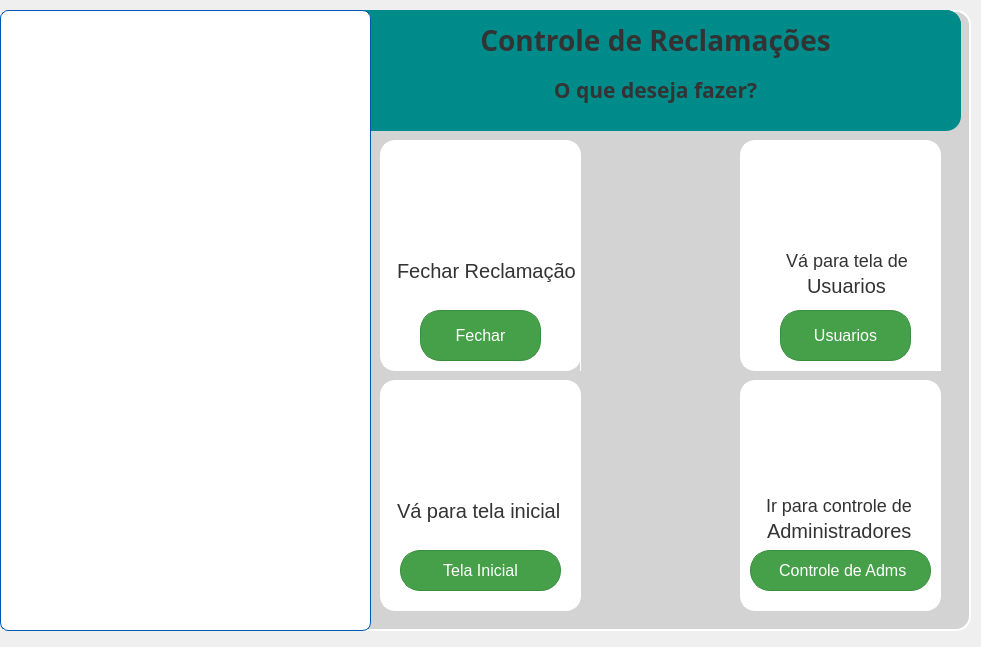
<?xml version="1.0" encoding="UTF-8"?>
<ui version="4.0">
 <class>Dialog</class>
 <widget class="QDialog" name="Dialog">
  <property name="geometry">
   <rect>
    <x>0</x>
    <y>0</y>
    <width>981</width>
    <height>647</height>
   </rect>
  </property>
  <property name="windowTitle">
   <string>Dialog</string>
  </property>
  <widget class="QFrame" name="frame_2">
   <property name="geometry">
    <rect>
     <x>350</x>
     <y>10</y>
     <width>621</width>
     <height>621</height>
    </rect>
   </property>
   <property name="styleSheet">
    <string notr="true">QFrame {
    background-color: #d3d3d3; /* Cinza claro */
    border: 2px solid white; /* Borda branca */
    border-radius: 15px; /* Borda arredondada */
}
</string>
   </property>
   <property name="frameShape">
    <enum>QFrame::StyledPanel</enum>
   </property>
   <property name="frameShadow">
    <enum>QFrame::Raised</enum>
   </property>
   <widget class="QFrame" name="frame_3">
    <property name="geometry">
     <rect>
      <x>0</x>
      <y>0</y>
      <width>611</width>
      <height>121</height>
     </rect>
    </property>
    <property name="styleSheet">
     <string notr="true">	QFrame {
    background-color: qlineargradient(spread:pad, x1:0, y1:0, x2:1, y2:0, stop:0 rgb(0, 139, 139), stop:1 rgba(0, 139, 139));
    border: none; /* Sem borda */
    border-radius: 15px; /* Borda arredondada */
}</string>
    </property>
    <property name="frameShape">
     <enum>QFrame::StyledPanel</enum>
    </property>
    <property name="frameShadow">
     <enum>QFrame::Raised</enum>
    </property>
    <widget class="QLabel" name="label">
     <property name="geometry">
      <rect>
       <x>0</x>
       <y>0</y>
       <width>611</width>
       <height>61</height>
      </rect>
     </property>
     <property name="font">
      <font>
       <family>BusinessGrowth</family>
       <pointsize>-1</pointsize>
       <weight>75</weight>
       <bold>true</bold>
      </font>
     </property>
     <property name="styleSheet">
      <string notr="true">QLabel {
    font-size: 28px; /* Tamanho maior para maior presença */
    font-family: BusinessGrowth; /* Fonte forte e comercial */
    font-weight: bold; /* Negrito */
    color: #333333; /* Cor do texto */
}
</string>
     </property>
     <property name="text">
      <string>Controle de Reclamações</string>
     </property>
     <property name="alignment">
      <set>Qt::AlignCenter</set>
     </property>
    </widget>
    <widget class="QLabel" name="label_2">
     <property name="geometry">
      <rect>
       <x>0</x>
       <y>60</y>
       <width>611</width>
       <height>41</height>
      </rect>
     </property>
     <property name="font">
      <font>
       <family>Tahoma,sans-serif</family>
       <pointsize>-1</pointsize>
       <weight>50</weight>
       <bold>false</bold>
      </font>
     </property>
     <property name="styleSheet">
      <string notr="true">QLabel {
    font-size: 16px; /* Tamanho menor */
    font-family: 'Tahoma', sans-serif; /* Fonte sem ser negrito */
    font-weight: normal; /* Sem negrito */
    color: #333333; /* Cor do texto */
}

</string>
     </property>
     <property name="text">
      <string>&lt;html&gt;&lt;head/&gt;&lt;body&gt;&lt;p align=&quot;center&quot;&gt;&lt;span style=&quot; font-size:16pt; font-weight:600;&quot;&gt;O que deseja fazer?&lt;/span&gt;&lt;/p&gt;&lt;/body&gt;&lt;/html&gt;</string>
     </property>
    </widget>
   </widget>
   <widget class="QFrame" name="frame_4">
    <property name="geometry">
     <rect>
      <x>30</x>
      <y>130</y>
      <width>201</width>
      <height>231</height>
     </rect>
    </property>
    <property name="styleSheet">
     <string notr="true">QFrame {
    background-color: #ffffff; /* Fundo branco */
    border: 2px solid white; /* Borda branca */
    border-radius: 15px; /* Borda arredondada */
}
</string>
    </property>
    <property name="frameShape">
     <enum>QFrame::StyledPanel</enum>
    </property>
    <property name="frameShadow">
     <enum>QFrame::Raised</enum>
    </property>
    <widget class="QLabel" name="lbl_icone1">
     <property name="geometry">
      <rect>
       <x>40</x>
       <y>20</y>
       <width>121</width>
       <height>91</height>
      </rect>
     </property>
     <property name="text">
      <string/>
     </property>
     <property name="pixmap">
      <pixmap resource="icone/icons.qrc">:/Icones/Icone (7).png</pixmap>
     </property>
     <property name="scaledContents">
      <bool>true</bool>
     </property>
    </widget>
    <widget class="QPushButton" name="Btn_BanirUser">
     <property name="geometry">
      <rect>
       <x>40</x>
       <y>170</y>
       <width>121</width>
       <height>51</height>
      </rect>
     </property>
     <property name="styleSheet">
      <string notr="true">QPushButton {
    background-color: #45a049;
    color: white;
    font-size: 16px;
    padding: 10px 20px;
    border-radius: 20px; /* Mais redondo */
    border: 1px solid #388E3C;
    transition: background-color 0.3s ease, transform 0.3s ease, box-shadow 0.3s ease;
    box-shadow: 0px 4px 6px rgba(0, 0, 0, 0.15);
}

QPushButton:hover {
    background-color: #ff6666;
    transform: scale(1.05);
}

QPushButton:pressed {
    background-color: #388E3C;
    transform: scale(0.98);
}

QPushButton:focus {
    outline: none;
    border: 2px solid #66bb6a;
    box-shadow: 0px 0px 8px rgba(255, 152, 0, 0.8);
}

QPushButton:disabled {
    background-color: #bdbdbd;
    color: #757575;
    box-shadow: none;
    transform: none;
}


</string>
     </property>
     <property name="text">
      <string>Fechar</string>
     </property>
    </widget>
    <widget class="QFrame" name="frame_5">
     <property name="geometry">
      <rect>
       <x>200</x>
       <y>110</y>
       <width>201</width>
       <height>161</height>
      </rect>
     </property>
     <property name="styleSheet">
      <string notr="true">QFrame {
    background-color: #ffffff; /* Fundo branco */
    border: 2px solid white; /* Borda branca */
    border-radius: 15px; /* Borda arredondada */
}
</string>
     </property>
     <property name="frameShape">
      <enum>QFrame::StyledPanel</enum>
     </property>
     <property name="frameShadow">
      <enum>QFrame::Raised</enum>
     </property>
     <widget class="QLabel" name="label_5">
      <property name="geometry">
       <rect>
        <x>80</x>
        <y>50</y>
        <width>41</width>
        <height>31</height>
       </rect>
      </property>
      <property name="text">
       <string/>
      </property>
      <property name="pixmap">
       <pixmap>../74472.png</pixmap>
      </property>
      <property name="scaledContents">
       <bool>true</bool>
      </property>
     </widget>
    </widget>
    <widget class="QLabel" name="label_11">
     <property name="geometry">
      <rect>
       <x>10</x>
       <y>110</y>
       <width>191</width>
       <height>41</height>
      </rect>
     </property>
     <property name="styleSheet">
      <string notr="true">QLabel {
    font-size: 20px; 
    font-family: 'Georgia', serif; 
    color: #333333; 
}</string>
     </property>
     <property name="text">
      <string>Fechar Reclamação</string>
     </property>
    </widget>
   </widget>
   <widget class="QFrame" name="frame_6">
    <property name="geometry">
     <rect>
      <x>390</x>
      <y>130</y>
      <width>201</width>
      <height>231</height>
     </rect>
    </property>
    <property name="styleSheet">
     <string notr="true">QFrame {
    background-color: #ffffff; /* Fundo branco */
    border: 2px solid white; /* Borda branca */
    border-radius: 15px; /* Borda arredondada */
}
</string>
    </property>
    <property name="frameShape">
     <enum>QFrame::StyledPanel</enum>
    </property>
    <property name="frameShadow">
     <enum>QFrame::Raised</enum>
    </property>
    <widget class="QFrame" name="frame_7">
     <property name="geometry">
      <rect>
       <x>180</x>
       <y>90</y>
       <width>201</width>
       <height>161</height>
      </rect>
     </property>
     <property name="styleSheet">
      <string notr="true">QFrame {
    background-color: #ffffff; /* Fundo branco */
    border: 2px solid white; /* Borda branca */
    border-radius: 15px; /* Borda arredondada */
}
</string>
     </property>
     <property name="frameShape">
      <enum>QFrame::StyledPanel</enum>
     </property>
     <property name="frameShadow">
      <enum>QFrame::Raised</enum>
     </property>
    </widget>
    <widget class="QLabel" name="lbl_icone2">
     <property name="geometry">
      <rect>
       <x>50</x>
       <y>20</y>
       <width>111</width>
       <height>71</height>
      </rect>
     </property>
     <property name="text">
      <string/>
     </property>
     <property name="pixmap">
      <pixmap resource="icone/icons.qrc">:/Icones/Icone (4).png</pixmap>
     </property>
     <property name="scaledContents">
      <bool>true</bool>
     </property>
    </widget>
    <widget class="QPushButton" name="Btn_irparaRec">
     <property name="geometry">
      <rect>
       <x>40</x>
       <y>170</y>
       <width>131</width>
       <height>51</height>
      </rect>
     </property>
     <property name="styleSheet">
      <string notr="true">QPushButton {
    background-color: #45a049;
    color: white;
    font-size: 16px;
    padding: 10px 20px;
    border-radius: 20px; /* Mais redondo */
    border: 1px solid #388E3C;
    transition: background-color 0.3s ease, transform 0.3s ease, box-shadow 0.3s ease;
    box-shadow: 0px 4px 6px rgba(0, 0, 0, 0.15);
}

QPushButton:hover {
    background-color: #9370DB;
    transform: scale(1.05);
}

QPushButton:pressed {
    background-color: #388E3C;
    transform: scale(0.98);
}

QPushButton:focus {
    outline: none;
    border: 2px solid #66bb6a;
    box-shadow: 0px 0px 8px rgba(255, 152, 0, 0.8);
}

QPushButton:disabled {
    background-color: #bdbdbd;
    color: #757575;
    box-shadow: none;
    transform: none;
}

</string>
     </property>
     <property name="text">
      <string>Usuarios</string>
     </property>
    </widget>
    <widget class="QLabel" name="label_12">
     <property name="geometry">
      <rect>
       <x>40</x>
       <y>100</y>
       <width>131</width>
       <height>41</height>
      </rect>
     </property>
     <property name="styleSheet">
      <string notr="true">QLabel {
    font-size: 18px; 
    font-family: 'Georgia', serif; 
    color: #333333; 
}</string>
     </property>
     <property name="text">
      <string>Vá para tela de </string>
     </property>
    </widget>
    <widget class="QLabel" name="label_13">
     <property name="geometry">
      <rect>
       <x>60</x>
       <y>130</y>
       <width>91</width>
       <height>31</height>
      </rect>
     </property>
     <property name="styleSheet">
      <string notr="true">QLabel {
    font-size: 20px; 
    font-family: 'Georgia', serif; 
    color: #333333; 
}</string>
     </property>
     <property name="text">
      <string>Usuarios</string>
     </property>
    </widget>
   </widget>
   <widget class="QFrame" name="frame_8">
    <property name="geometry">
     <rect>
      <x>30</x>
      <y>370</y>
      <width>201</width>
      <height>231</height>
     </rect>
    </property>
    <property name="styleSheet">
     <string notr="true">QFrame {
    background-color: #ffffff; /* Fundo branco */
    border: 2px solid white; /* Borda branca */
    border-radius: 15px; /* Borda arredondada */
}
</string>
    </property>
    <property name="frameShape">
     <enum>QFrame::StyledPanel</enum>
    </property>
    <property name="frameShadow">
     <enum>QFrame::Raised</enum>
    </property>
    <widget class="QLabel" name="lbl_icone3">
     <property name="geometry">
      <rect>
       <x>40</x>
       <y>20</y>
       <width>121</width>
       <height>91</height>
      </rect>
     </property>
     <property name="text">
      <string/>
     </property>
     <property name="pixmap">
      <pixmap>icone/Icone (3).png</pixmap>
     </property>
     <property name="scaledContents">
      <bool>true</bool>
     </property>
    </widget>
    <widget class="QPushButton" name="Btn_irparatelainicial2">
     <property name="geometry">
      <rect>
       <x>20</x>
       <y>170</y>
       <width>161</width>
       <height>41</height>
      </rect>
     </property>
     <property name="styleSheet">
      <string notr="true">QPushButton {
    background-color: #45a049;
    color: white;
    font-size: 16px;
    padding: 10px 20px;
    border-radius: 20px; /* Mais redondo */
    border: 1px solid #388E3C;
    transition: background-color 0.3s ease, transform 0.3s ease, box-shadow 0.3s ease;
    box-shadow: 0px 4px 6px rgba(0, 0, 0, 0.15);
}

QPushButton:hover {
    background-color: #9370DB;
    transform: scale(1.05);
}

QPushButton:pressed {
    background-color: #388E3C;
    transform: scale(0.98);
}

QPushButton:focus {
    outline: none;
    border: 2px solid #66bb6a;
    box-shadow: 0px 0px 8px rgba(255, 152, 0, 0.8);
}

QPushButton:disabled {
    background-color: #bdbdbd;
    color: #757575;
    box-shadow: none;
    transform: none;
}
</string>
     </property>
     <property name="text">
      <string>Tela Inicial</string>
     </property>
    </widget>
    <widget class="QLabel" name="label_8">
     <property name="geometry">
      <rect>
       <x>10</x>
       <y>110</y>
       <width>181</width>
       <height>41</height>
      </rect>
     </property>
     <property name="styleSheet">
      <string notr="true">QLabel {
    font-size: 20px; 
    font-family: 'Georgia', serif; 
    color: #333333; 
}
</string>
     </property>
     <property name="text">
      <string>Vá para tela inicial </string>
     </property>
    </widget>
   </widget>
   <widget class="QFrame" name="frame_9">
    <property name="geometry">
     <rect>
      <x>390</x>
      <y>370</y>
      <width>201</width>
      <height>231</height>
     </rect>
    </property>
    <property name="styleSheet">
     <string notr="true">QFrame {
    background-color: #ffffff; /* Fundo branco */
    border: 2px solid white; /* Borda branca */
    border-radius: 15px; /* Borda arredondada */
}
</string>
    </property>
    <property name="frameShape">
     <enum>QFrame::StyledPanel</enum>
    </property>
    <property name="frameShadow">
     <enum>QFrame::Raised</enum>
    </property>
    <widget class="QLabel" name="lbl_icone4">
     <property name="geometry">
      <rect>
       <x>40</x>
       <y>20</y>
       <width>131</width>
       <height>91</height>
      </rect>
     </property>
     <property name="text">
      <string/>
     </property>
     <property name="pixmap">
      <pixmap resource="icone/icons.qrc">:/Icones/Icone (6).png</pixmap>
     </property>
     <property name="scaledContents">
      <bool>true</bool>
     </property>
    </widget>
    <widget class="QPushButton" name="Btn_IrparaAdms">
     <property name="geometry">
      <rect>
       <x>10</x>
       <y>170</y>
       <width>181</width>
       <height>41</height>
      </rect>
     </property>
     <property name="styleSheet">
      <string notr="true">QPushButton {
    background-color: #45a049;
    color: white;
    font-size: 16px;
    padding: 10px 20px;
    border-radius: 20px; /* Mais redondo */
    border: 1px solid #388E3C;
    transition: background-color 0.3s ease, transform 0.3s ease, box-shadow 0.3s ease;
    box-shadow: 0px 4px 6px rgba(0, 0, 0, 0.15);
}

QPushButton:hover {
    background-color: #9370DB;
    transform: scale(1.05);
}

QPushButton:pressed {
    background-color: #388E3C;
    transform: scale(0.98);
}

QPushButton:focus {
    outline: none;
    border: 2px solid #66bb6a;
    box-shadow: 0px 0px 8px rgba(255, 152, 0, 0.8);
}

QPushButton:disabled {
    background-color: #bdbdbd;
    color: #757575;
    box-shadow: none;
    transform: none;
}
</string>
     </property>
     <property name="text">
      <string> Controle de Adms</string>
     </property>
    </widget>
    <widget class="QLabel" name="label_9">
     <property name="geometry">
      <rect>
       <x>20</x>
       <y>110</y>
       <width>161</width>
       <height>31</height>
      </rect>
     </property>
     <property name="styleSheet">
      <string notr="true">QLabel {
    font-size: 18px; 
    font-family: 'Georgia', serif; 
    color: #333333; 
}</string>
     </property>
     <property name="text">
      <string>Ir para controle de </string>
     </property>
    </widget>
    <widget class="QLabel" name="label_10">
     <property name="geometry">
      <rect>
       <x>20</x>
       <y>140</y>
       <width>161</width>
       <height>21</height>
      </rect>
     </property>
     <property name="styleSheet">
      <string notr="true">QLabel {
    font-size: 20px; 
    font-family: 'Georgia', serif; 
    color: #333333; 
}</string>
     </property>
     <property name="text">
      <string>Administradores</string>
     </property>
    </widget>
   </widget>
  </widget>
  <widget class="QTableWidget" name="tableWidget">
   <property name="geometry">
    <rect>
     <x>0</x>
     <y>10</y>
     <width>371</width>
     <height>621</height>
    </rect>
   </property>
   <property name="styleSheet">
    <string notr="true">QTableWidget {
    background-color: #ffffff;
    border: 1px solid #0056b3;
    border-radius: 8px;
    gridline-color: #0056b3;
    font-size: 14px;
    font-family: 'Arial', sans-serif;
    color: #333333;
}

QHeaderView::section {
    background-color: #45a049;
    color: white;
    border: none;
    padding: 6px;
    font-size: 14px;
    font-weight: bold;
    border-radius: 8px;
}

QTableWidget::item {
    background-color: #ffffff;
    padding: 8px;
    border: none;
}

QTableWidget::item:hover {
    background-color: #f5faff;
    color: #333333;
}

QTableWidget::item:selected {
    background-color: #45a049;
    color: white;
}

QTableCornerButton::section {
    background-color: #45a049;
}

QScrollBar:vertical {
    border: none;
    background-color: #f0f8ff;
    width: 12px;
}

QScrollBar::handle:vertical {
    background-color: #007bff;
    min-height: 20px;
    border-radius: 6px;
}

QScrollBar::handle:vertical:hover {
    background-color: #0056b3;
}

QScrollBar::add-line:vertical, QScrollBar::sub-line:vertical {
    background: none;
}

</string>
   </property>
   <property name="editTriggers">
    <set>QAbstractItemView::NoEditTriggers</set>
   </property>
   <property name="alternatingRowColors">
    <bool>true</bool>
   </property>
   <property name="sortingEnabled">
    <bool>true</bool>
   </property>
   <attribute name="horizontalHeaderMinimumSectionSize">
    <number>1</number>
   </attribute>
  </widget>
 </widget>
 <resources>
  <include location="icone/icons.qrc"/>
 </resources>
 <connections/>
</ui>
